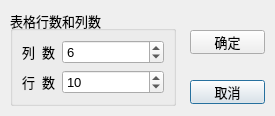
<?xml version="1.0" encoding="UTF-8"?>
<ui version="4.0">
 <class>TDialogSize</class>
 <widget class="QDialog" name="TDialogSize">
  <property name="geometry">
   <rect>
    <x>0</x>
    <y>0</y>
    <width>275</width>
    <height>116</height>
   </rect>
  </property>
  <property name="sizePolicy">
   <sizepolicy hsizetype="Fixed" vsizetype="Fixed">
    <horstretch>0</horstretch>
    <verstretch>0</verstretch>
   </sizepolicy>
  </property>
  <property name="font">
   <font>
    <pointsize>10</pointsize>
   </font>
  </property>
  <property name="windowTitle">
   <string>设置表格行数和列数</string>
  </property>
  <widget class="QGroupBox" name="groupBox">
   <property name="geometry">
    <rect>
     <x>10</x>
     <y>10</y>
     <width>166</width>
     <height>96</height>
    </rect>
   </property>
   <property name="title">
    <string>表格行数和列数</string>
   </property>
   <layout class="QFormLayout" name="formLayout">
    <item row="0" column="0">
     <widget class="QLabel" name="label_2">
      <property name="text">
       <string>列  数</string>
      </property>
     </widget>
    </item>
    <item row="0" column="1">
     <widget class="QSpinBox" name="spinBoxColumn">
      <property name="minimum">
       <number>1</number>
      </property>
      <property name="maximum">
       <number>500</number>
      </property>
      <property name="value">
       <number>6</number>
      </property>
     </widget>
    </item>
    <item row="1" column="0">
     <widget class="QLabel" name="label">
      <property name="text">
       <string>行  数</string>
      </property>
     </widget>
    </item>
    <item row="1" column="1">
     <widget class="QSpinBox" name="spinBoxRow">
      <property name="minimum">
       <number>1</number>
      </property>
      <property name="maximum">
       <number>500</number>
      </property>
      <property name="value">
       <number>10</number>
      </property>
     </widget>
    </item>
   </layout>
  </widget>
  <widget class="QPushButton" name="btnCancel">
   <property name="geometry">
    <rect>
     <x>190</x>
     <y>80</y>
     <width>75</width>
     <height>24</height>
    </rect>
   </property>
   <property name="text">
    <string>取消</string>
   </property>
   <property name="icon">
    <iconset resource="res.qrc">
     <normaloff>:/images/images/706.bmp</normaloff>:/images/images/706.bmp</iconset>
   </property>
  </widget>
  <widget class="QPushButton" name="btnOK">
   <property name="geometry">
    <rect>
     <x>190</x>
     <y>30</y>
     <width>75</width>
     <height>24</height>
    </rect>
   </property>
   <property name="text">
    <string>确定</string>
   </property>
   <property name="icon">
    <iconset resource="res.qrc">
     <normaloff>:/images/images/704.bmp</normaloff>:/images/images/704.bmp</iconset>
   </property>
  </widget>
 </widget>
 <resources>
  <include location="res.qrc"/>
 </resources>
 <connections>
  <connection>
   <sender>btnOK</sender>
   <signal>clicked()</signal>
   <receiver>TDialogSize</receiver>
   <slot>accept()</slot>
   <hints>
    <hint type="sourcelabel">
     <x>231</x>
     <y>33</y>
    </hint>
    <hint type="destinationlabel">
     <x>272</x>
     <y>31</y>
    </hint>
   </hints>
  </connection>
  <connection>
   <sender>btnCancel</sender>
   <signal>clicked()</signal>
   <receiver>TDialogSize</receiver>
   <slot>reject()</slot>
   <hints>
    <hint type="sourcelabel">
     <x>192</x>
     <y>80</y>
    </hint>
    <hint type="destinationlabel">
     <x>197</x>
     <y>119</y>
    </hint>
   </hints>
  </connection>
 </connections>
</ui>
